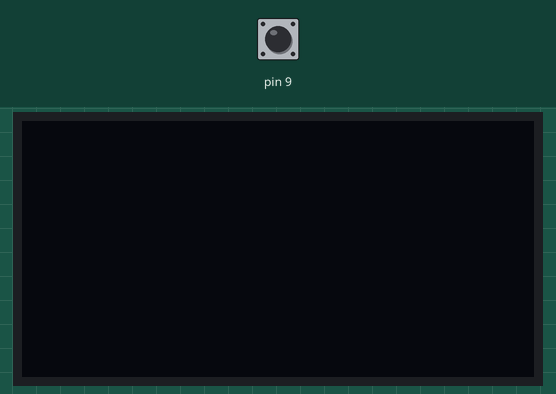
The sketch below on a simulated Arduino Uno, built with avr-gcc and run on an emulated ATmega328P. Parts: 128×64 one-colour display. The inputs (shaded band) are chosen by the test bench; at power-on: pin 9 HIGH.

Above: at 1.2 s.
1.3 s: pin 9 pulled LOW for 1 s
At 3.0 s:
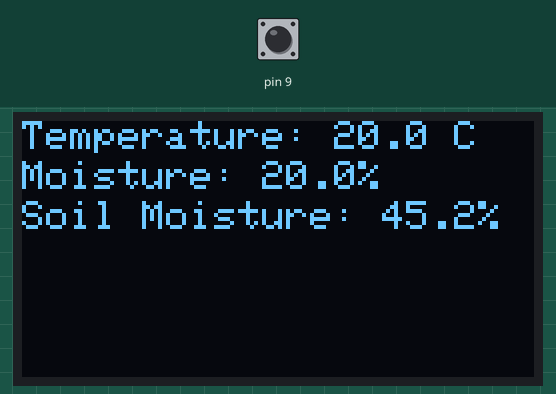
3.8 s: pin 9 pulled LOW for 3.2 s
At 7.3 s:
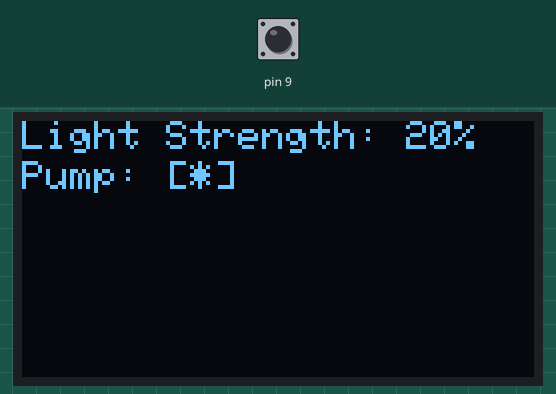
Timing chart, 0 to 8.8 s (numbered marks = the images above; inputs shaded):
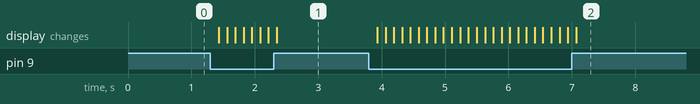

Measured:
- after the input at 1.3 s, the display: first changes after 0.13 s (image 1 shows a later state)
- after the input at 3.8 s, the display: changes after 0.13 s (image 2)

The sketch:

oled.ino
```cpp
#include <Wire.h>
#include <SPI.h>
#include <Adafruit_SSD1306.h>
#include <Adafruit_GFX.h>
int state = 0;

Adafruit_SSD1306 display(-1);

void setup() {
  pinMode(9, INPUT_PULLUP);
  Wire.begin();
  display.begin(SSD1306_SWITCHCAPVCC, 0x3C);

  display.clearDisplay();
  display.setTextColor(WHITE);
  display.setTextSize(1);
}

void loop() {
  if (digitalRead(9) == LOW) {
    state = !state;
    delay(100);

    if (state == 0) {
      scr1();
    }
    else {
      scr2();
    }
  }
}

void scr1() {
  display.clearDisplay();
  display.setCursor(0, 0);
  display.print("Temperature: 20.0 C");
  display.setCursor(0, 10);
  display.print("Moisture: 20.0%");
  display.setCursor(0, 20);
  display.print("Soil Moisture: 45.2%");
  display.display();
}

void scr2() {
  display.clearDisplay();
  display.setCursor(0, 0);
  display.print("Light Strength: 20%");
  display.setCursor(0, 10);
  display.print("Pump: [*]");
  display.display();
}
```
